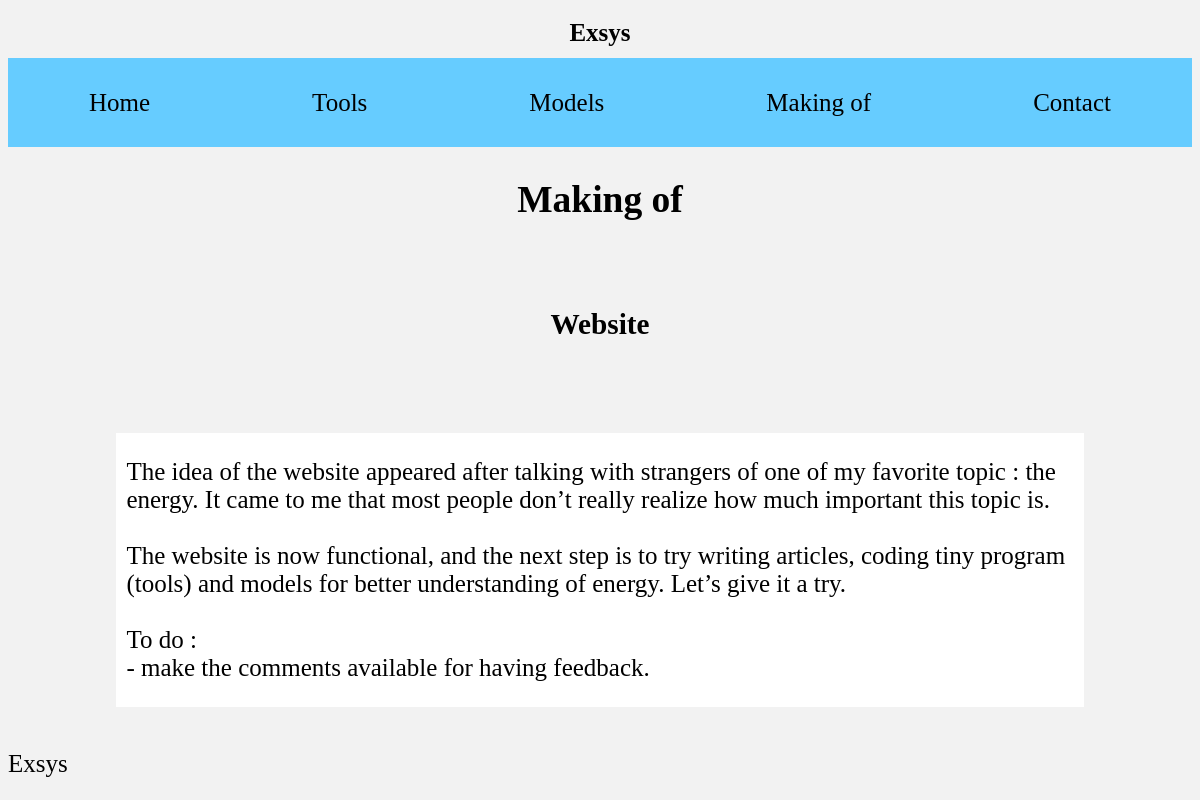
Page /blog/show_making_of/Website on the committed database.
### blog/models.py (models this page shows)
class ItemCommonInfo(models.Model):
    title = models.CharField(max_length=100, default='Item')
    author = models.CharField(max_length=30, default='Cotev')
    date = models.DateTimeField(auto_now_add=True, auto_now=False, verbose_name="Date")
    class Meta:
        abstract = True

class MakingOf(ItemCommonInfo):
    pass

class MakingOfItem(Item):
    making_of = models.ForeignKey('MakingOf', null=True, on_delete=models.CASCADE,)
    item_nb = models.PositiveIntegerField()

class MakingOfText(MakingOfItem):
    text = models.TextField(blank=False, null=True)

### blog/views.py (the view)
# urls.py: url(r'^show_making_of/(?P<id_title>[\w\s]+)/?$', views.show_making_of, name='show_making'),
def show_making_of(request, id_title):
    making_of = MakingOf.objects.get(title=id_title)
    making_of_items = making_of.makingofitem_set.all()
    making_of_texts = MakingOfText.objects.filter(making_of__title=making_of.title)
    making_of_figures = MakingOfFigure.objects.filter(making_of__title=making_of.title)
    items_list = []
    for k in range(0, len(making_of_items)):
        q_item_text = making_of_texts.filter(item_nb=k)
        q_item_figure = making_of_figures.filter(item_nb=k)
        if q_item_text.exists():
            items_list.append(q_item_text[0])
        if q_item_figure.exists():
            items_list.append(q_item_figure[0])
    return render(request, 'blog/show_making_of.html', locals())

### models/templatetags/class_name.py (called while the page is built)
@register.filter
def class_name(obj):
    return obj.__class__.__name__

### blog/templates/blog/show_making_of.html (shortened to what this page needs)
{% extends "show_items.html" %}
{% load class_name %}
{% block show_item %}
    {% block content%}
    <h1 class="title"><a href={% url "home_making" %}>Making of</a></h1>
        <div class="items_list">
            <h3>{{ making_of.title }}</h3>
            <div class="news centered">
                {% for item in items_list %}
                    {% with item|class_name as class_name %}
                        {% if class_name == 'MakingOfText' %}
                            <p>{{ item.text|linebreaksbr }}</p>
                        {% elif class_name == 'MakingOfFigure' %}
                            <img id="sketch_image" src="{{ item.fig.url }}"/>
                        {% endif %}
                    {% endwith %}
                {% endfor %}
            </div>
        </div>
    {% endblock %}
{% endblock %}

### static/css/style_base.css (style rules this page uses)
html { overflow-y: scroll; }
body { font-family: 'lmroman10'; display: flex; flex-direction: column; min-height: 97vh; font-size: 25px; background-color: #4db8ff; background-color: #f2f2f2; background-color: #e6e6e6; background-color: #f2f2f2; }
a { color: inherit; text-decoration: none; }
.title { display: flex; justify-content: center; }
.items_list { display: flex; flex-direction: column; align-items: center; flex: 1; justify-content: space-around; }
.centered { align-items: center; }
.news { display: flex; flex-direction: column; margin-top: 10px; margin-bottom: 10px; padding-right: 10px; padding-left: 10px; width: 80%; background-color: #ffffff; }

### rows in the picture
MakingOf: title "Website"
MakingOfText: text "The idea of the website appeared after talking with strangers of one of my favorite topic : the energy. It came to me that most people don’t really realize how much important this topic is. The website is now functional, and the next step is to try writing articles, coding tiny program (tools) and models for better understanding of energy. Let’s give it a try. To do : - make the comments available for having feedback."
